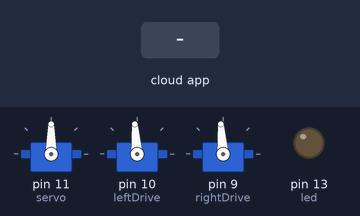
Recording of a sketch running on a simulated Arduino Uno, built with avr-gcc and run on an emulated ATmega328P. On the bench: 3 × servo, output pins drawn as LEDs (lit = HIGH). Inputs (shaded band) come from the test bench. The ROS host is connected and sends only what is stated.

Above: at 1.2 s.
1.3 s: the phone or cloud app sets linear.x to -100
At 1.9 s:
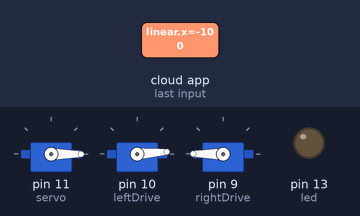
2.8 s: the phone or cloud app sets angular.z to -100
At 3.1 s:
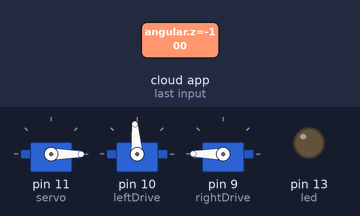
4.3 s: the phone or cloud app sets linear.x to 0
At 5.4 s:
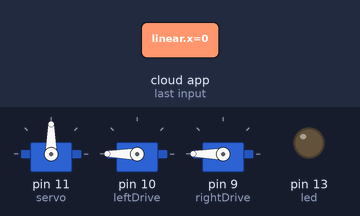
5.8 s: the phone or cloud app sets angular.z to 100
At 6.5 s:
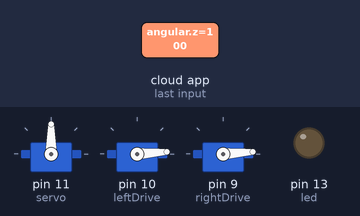
7.3 s: the phone or cloud app sets linear.x to 100
At 7.6 s:
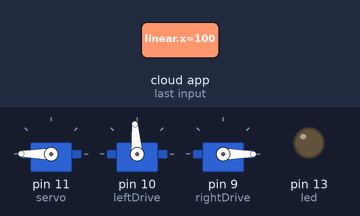
8.8 s: the phone or cloud app sets angular.z to 0
At 10.0 s:
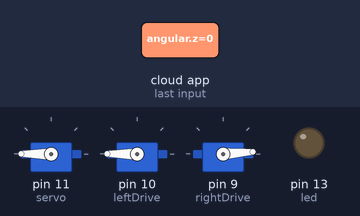
Timing chart, 0 to 11.3 s (numbered marks = the images above; inputs shaded):
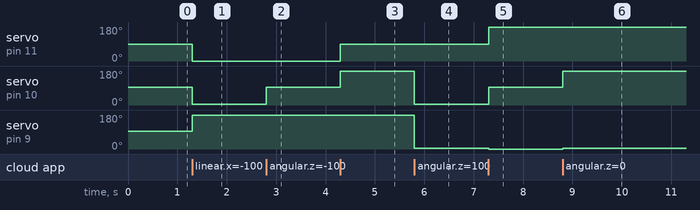

Measured:
- after the input at 1.3 s, servo on pin 11 (servo): 90° → 0° at once; servo on pin 10 (leftDrive): 94° → 4° at once; servo on pin 9 (rightDrive): 94° → 180° at once
- after the input at 2.8 s, servo on pin 10 (leftDrive): 4° → 94° at once
- after the input at 4.3 s, servo on pin 11 (servo): 0° → 90° at once; servo on pin 10 (leftDrive): 94° → 180° at once
- after the input at 5.8 s, servo on pin 10 (leftDrive), servo on pin 9 (rightDrive): 180° → 4° at once
- after the input at 7.3 s, servo on pin 11 (servo): 90° → 180° at once; servo on pin 10 (leftDrive): 4° → 94° at once; servo on pin 9 (rightDrive): 4° → 0° at once
- after the input at 8.8 s, servo on pin 10 (leftDrive): 94° → 180° at once; servo on pin 9 (rightDrive): 0° → 4° at once

The sketch:

RoverControl.ino
```cpp
#if (ARDUINO >= 100)
 #include <Arduino.h>
#else
 #include <WProgram.h>
#endif

#include <Servo.h>
#include <ros.h>
#include <std_msgs/UInt16.h>
#include <geometry_msgs/Twist.h>

ros::NodeHandle  nh;

Servo servo;
Servo leftDrive, rightDrive;
int leftDefaultAngle, rightDefaultAngle;

void servo_cb( const std_msgs::UInt16& cmd_msg){
  servo.write(cmd_msg.data); //set servo angle, should be from 0-180
  digitalWrite(13, HIGH-digitalRead(13));  //toggle led
}

void tel_cb( const geometry_msgs::Twist& teleop_msg){
  servo.write(90 + teleop_msg.linear.x * 90);
  leftDrive.write(leftDefaultAngle + teleop_msg.linear.x * 90 - teleop_msg.angular.z * 90);
  rightDrive.write(rightDefaultAngle - teleop_msg.linear.x * 90 - teleop_msg.angular.z * 90);
  // digitalWrite(13, HIGH-digitalRead(13));
}

// ros::Subscriber<std_msgs::UInt16> sub("servo", servo_cb);
ros::Subscriber<geometry_msgs::Twist> tel_sub("key_vel", tel_cb);

void setup(){
  pinMode(13, OUTPUT);

  nh.initNode();
//  nh.subscribe(sub);
  nh.subscribe(tel_sub);

  servo.attach(11); //attach it to pin 9
  leftDrive.attach(10);
  rightDrive.attach(9);

  leftDefaultAngle = 94;
  rightDefaultAngle = 94;

  leftDrive.write(leftDefaultAngle);
  rightDrive.write(rightDefaultAngle);

}

void loop(){
  nh.spinOnce();
  delay(1);
}
```
